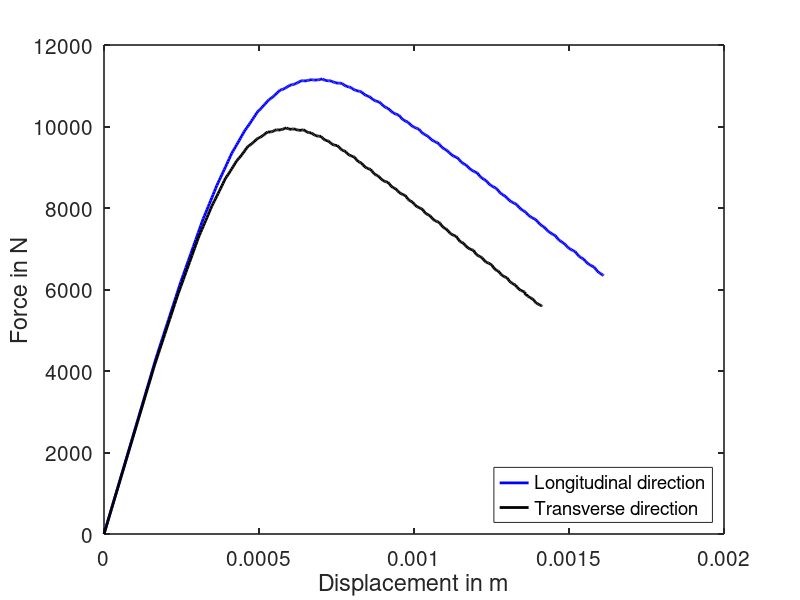

Source code (MATLAB):
A=load('1ux-l.txt');
displacement05l= A(:,2);

B = load('1fx-l.txt');
force05l = B(:,2);

C=load('1ux-t.txt');
displacement05t = C(:,2);

D= load('1fx-t.txt');
force05t= D(:,2);





figure(1,'position',[50,50,1300,950])
plot(displacement05l,force05l,'b-',"linewidth", 2) 

hold on
plot(displacement05t,force05t,'k-',"linewidth", 2)
 
legend('Longitudinal direction','Transverse direction','Location','SouthEast', "fontsize", 15)
set(gca, "linewidth",1.2, "fontsize", 15)


xlabel('Displacement in m', "fontsize", 17)
ylabel('Force in N', "fontsize", 17)




